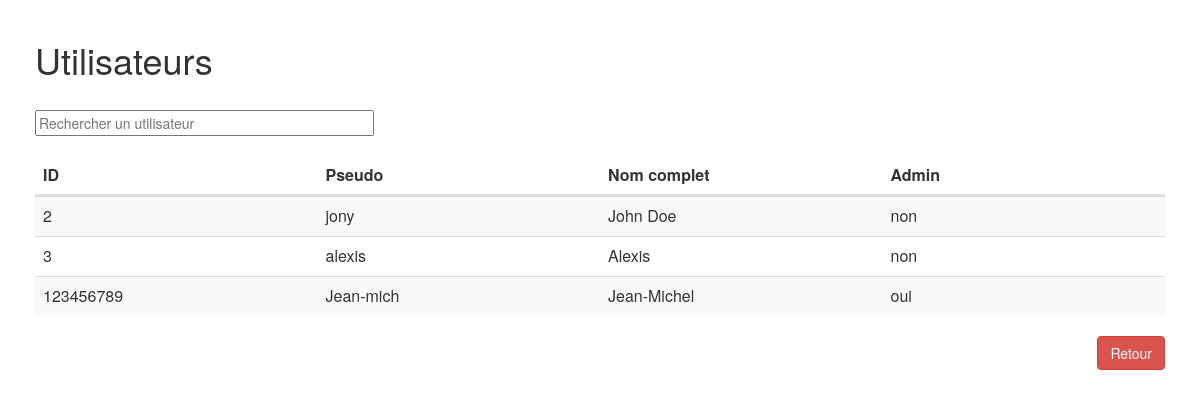
The app's page /Vue/administration/utilisateurs/utilisateurs.php, older data.
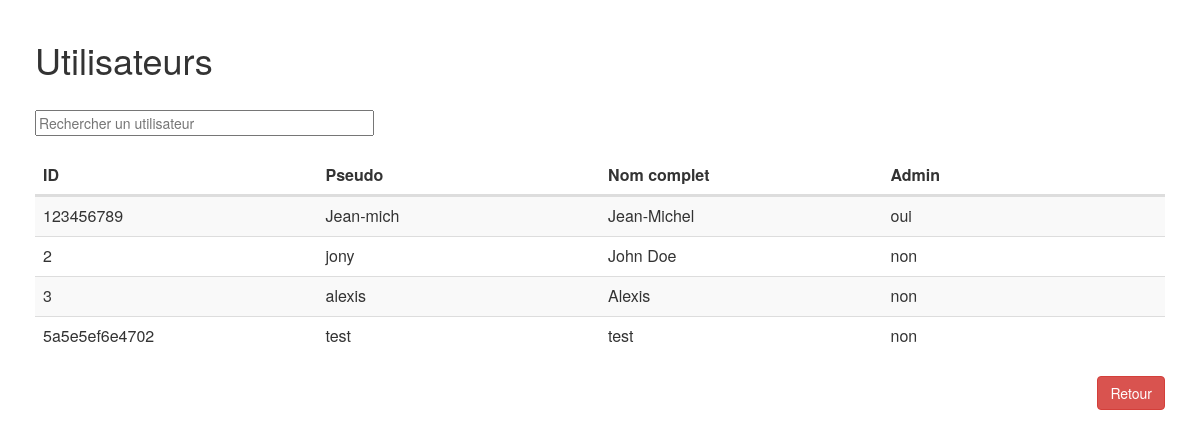
The same page, newer data.
### tables this page shows
CREATE TABLE `user` (
  `User_Id` varchar(13) NOT NULL,
  `Username` varchar(20) NOT NULL,
  `Password` varchar(64) NOT NULL,
  `FullName` varchar(50) NOT NULL,
  `IsAdmin` tinyint(1) NOT NULL
);

### Modele/connexion.php (called while the page is built)
<?php
    $dbname = "smartpanel";
    $host='localhost';
    $user='root';
    $pass='root';
    $db = new PDO("mysql:host=$host;dbname=$dbname", "$user", "$pass");
    $db->query("SET NAMES UTF8");
?>

### Modele/Admin/admin.php (the view, shortened to what this page needs)
<?php
    require("Modele/connexion.php");
    function getUser($db){
      $reponse = $db->query('SELECT * FROM user');
      return $reponse;
    }
    function genTableUser()
    {
      require("Modele/connexion.php");
      $Users = getUser($db)->fetchAll();
      for ($i = 0; $i<count($Users); $i++) {
        $ID = $Users[$i]['User_Id'];
        $username = $Users[$i]['Username'];
        $fullName = $Users[$i]['FullName'];
        if($Users[$i]['IsAdmin']==1)
        {
          $admin = 'oui';
        }
        else {
          $admin = 'non';
        }
        echo (' <tr>
           <td>'.$ID.'</td>
           <td>'.$username.'</td>
           <td>'.$fullName.'</td>
           <td>'.$admin.'</td>
           </tr>');
      }
    }
?>

### Vue/administration/utilisateurs/utilisateurs.php (shortened to what this page needs)
<link rel="stylesheet" href="bootstrap/bootstrap.min.css">
<link rel="stylesheet" type="text/css" href="Vue/administration/utilisateurs/utilisateurs.css">
<body>
<div class = "container-fluid" >
  <h1>Utilisateurs</h1>
  <br/>
  <input type="text" id="myInput" onkeyup="research()" placeholder="Rechercher un utilisateur" title="Type in a name">
  <br/>
  <br/>
<div class="span3">
<table class="table table-striped" id="userTable">
<thead>
 <tr class="header">
   <th onclick="sortTable(0)">ID</th>
   <th onclick="sortTable(1)">Pseudo</th>
   <th onclick="sortTable(2)">Nom complet</th>
   <th onclick="sortTable(3)">Admin</th>
 </tr>
</thead>
<tbody>
 <?php
 require("Modele/Admin/admin.php");
 echo genTableUser();
?>
</tbody>
</table>
</div>
<a href="index.php" class="btn btn-danger pull-right" role="button">Retour</a>
</div>
</body>

### Vue/administration/utilisateurs/utilisateurs.css (style rules this page uses)
table { width: 1em; }
thead, tbody, tr, td, th { display: block; }
tr:after { content: ' '; display: block; visibility: hidden; clear: both; }
tbody { height: 100%; overflow-y: auto; }
tbody td, thead th { width:25%; float: left; }
th { cursor: pointer; }
#myInput { width: 30%; }
body { padding: 20px; }

Row changes from the older to the newer data that the page shows:
changed user "Jean-mich": moves up the list
added user: User_Id "5a5e5ef6e4702", Username "test", FullName "test", IsAdmin "non"
